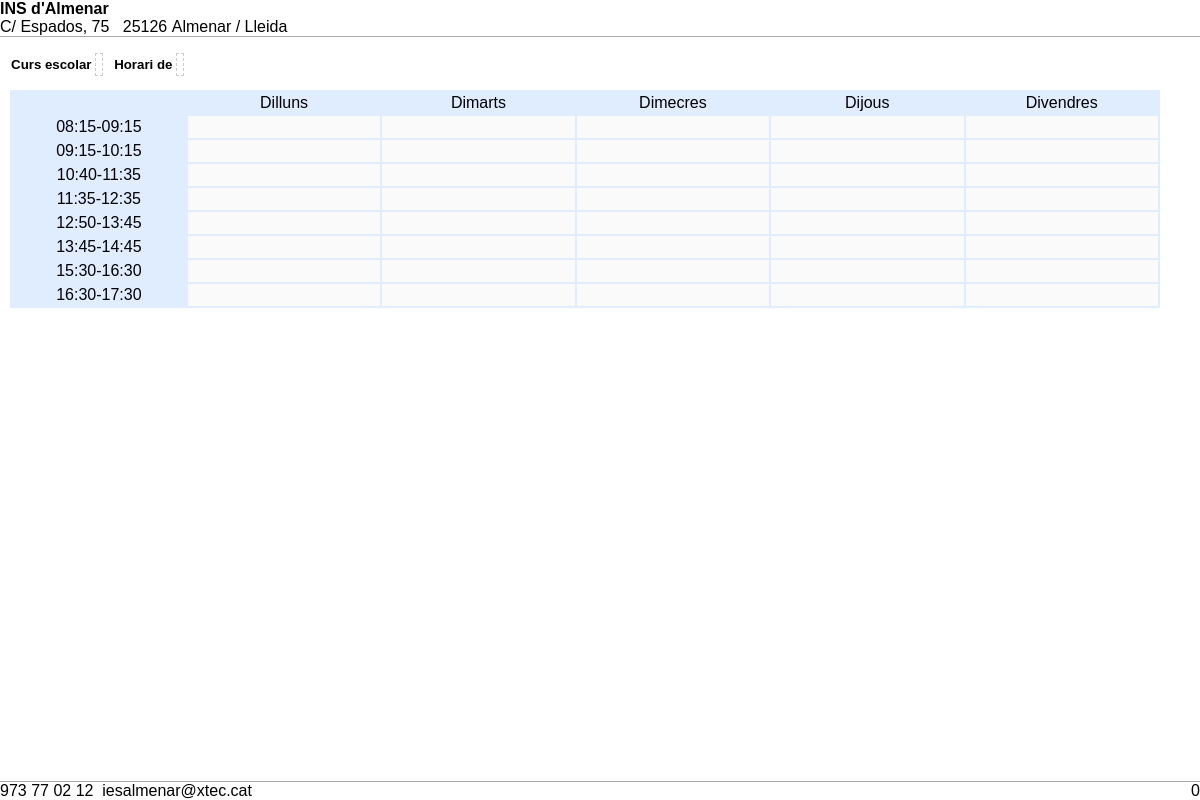
/tutoria/ec/ec_see.php, run on the app's committed database.
### tables this page shows
CREATE TABLE IF NOT EXISTS `dades_centre` (
  `iddades_centre` int(11) NOT NULL,
  `nom` varchar(300) NOT NULL,
  `adreca` varchar(300) NOT NULL,
  `cp` varchar(8) NOT NULL,
  `poblacio` varchar(200) NOT NULL,
  `tlf` varchar(40) NOT NULL,
  `fax` varchar(40) NOT NULL,
  `email` varchar(100) NOT NULL,
  `prof_env_sms` tinyint(4) NOT NULL DEFAULT '1'
);

CREATE TABLE IF NOT EXISTS `dies_setmana` (
  `iddies_setmana` int(11) NOT NULL,
  `dies_setmana` varchar(15) DEFAULT NULL,
  `laborable` varchar(1) NOT NULL DEFAULT 'S',
  PRIMARY KEY (`iddies_setmana`)
);

CREATE TABLE IF NOT EXISTS `franges_horaries` (
  `idfranges_horaries` int(11) NOT NULL AUTO_INCREMENT,
  `idtorn` int(4) NOT NULL,
  `activada` varchar(1) DEFAULT 'S',
  `esbarjo` varchar(1) NOT NULL,
  `hora_inici` time DEFAULT NULL,
  `hora_fi` time DEFAULT NULL,
  PRIMARY KEY (`idfranges_horaries`)
);

### tutoria/func/generic.php (called while the page is built, shortened)
<?php
function getDadesCentre() {
    $sql = "SELECT * FROM dades_centre WHERE iddades_centre = 1";
    $rec = mysql_query($sql);
    $result = "";
    while($row = mysql_fetch_object($rec)) {
			$result = $row;
	}
    return $result;
}
?>

### tutoria/ec/ec_see.php (the view, shortened to what this page needs)
<?php
  include_once('../func/generic.php');
  $idespais_centre = intval($_REQUEST['idespais_centre']);
  $cursliteral     = isset($_REQUEST['cursliteral']) ? $_REQUEST['cursliteral'] : '';
  $rsDies     = mysql_query("select * from dies_setmana where laborable='S'");
  $rsHores    = mysql_query("select * from franges_horaries where esbarjo<>'S' order by hora_inici");
?>
<div id="header">
  <table>
    <tr>
      <td>
	  <b><?= getDadesCentre()->nom ?></b><br />
      <?= getDadesCentre()->adreca ?>&nbsp;&nbsp;
      <?= getDadesCentre()->cp ?>&nbsp;<?= getDadesCentre()->poblacio ?>
      </td>
      <td style="text-align: right;">
      </td>
    </tr>
  </table>
</div>
<div id="footer">
  <table>
    <tr>
      <td>
        <?= getDadesCentre()->tlf ?>&nbsp;&nbsp;<?= getDadesCentre()->email ?>
      </td>
      <td align="right">
  		<div class="page-number"></div>
      </td>
    </tr>
  </table>
</div>
<div style="width:1160px;">
 <h5 style="margin-bottom:0px">
  &nbsp;&nbsp;
  Curs escolar <a style=" color: #000066; border:1px dashed #CCCCCC; padding:3px 3px 3px 3px ">
  <?= $cursliteral ?></a>&nbsp;&nbsp;
  Horari de <a style=" color: #000066; border:1px dashed #CCCCCC; padding:3px 3px 3px 3px ">
  <?= getEspaiCentre($idespais_centre)->descripcio ?></a>&nbsp;&nbsp;
 </h5>
	<div class="left">
	</div>
	<div class="right">
		<table>
			<tr>
				<td class="blank" width="50"></td>
                <?php
				   while($row = mysql_fetch_object($rsDies)){
				      echo "<td class='title'>";
					  echo $row->dies_setmana;
					  echo "</td>";
				   }
				?>
			</tr>
                <?php
				   while($row = mysql_fetch_object($rsHores)){
					  if ($row->esbarjo=='S') {
					    echo "<tr height='20'>";
						echo "<td width='30' class='time' valign='top'>".substr($row->hora_inici,0,5)."-".substr($row->hora_fi,0,5)."</td>";
						echo "<td class='lunch' colspan='5'>ESBARJO</td>";
						echo "</tr>";
					  }
					  else {
						  echo "<tr>";
						  echo "<td valign='top' class='time'>".substr($row->hora_inici,0,5)."-".substr($row->hora_fi,0,5)."</td>";
						  for ($dia=1; $dia<=5; $dia++) {
							 echo "<td valign='top' class='drop'>";
							 echo "</td>";
						  }
						  echo "</tr>";
					  }
				   }
				?>
		</table>
	</div>
</div>

### tutoria/ec/ec_see.php (style rules this page uses)
#header, #footer { position: fixed; left: 0; right: 0; color: #aaa; font-size: 0.9em; }
#header { top: 0; border-bottom: 0.1pt solid #aaa; margin-bottom:15px; }
#footer { bottom: 0; border-top: 0.1pt solid #aaa; }
#header table, #footer table { width: 100%; border-collapse: collapse; border: none; }
#header td, #footer td { padding: 0; width: 50%; }
.page-number { text-align: right; }
.page-number:before { content: " " counter(page); }
.left { width:20px; float:left; }
.right { float:right; width:1150px; }
.right table { background:#E0ECFF; width:100%; }
.right td { background:#fafafa; text-align:center; padding:2px; }
.right td { background:#E0ECFF; }
.right td.drop { background:#fafafa; width:95px; }

### data on the page
dades_centre: nom "INS d'Almenar", adreca "C/ Espados, 75", cp "25126", poblacio "Almenar / Lleida", tlf "973 77 02 12", email "iesalmenar@xtec.cat"
dies_setmana: dies_setmana "Dilluns"
dies_setmana: dies_setmana "Dimarts"
dies_setmana: dies_setmana "Dimecres"
dies_setmana: dies_setmana "Dijous"
dies_setmana: dies_setmana "Divendres"
franges_horaries: hora_inici "08:15", hora_fi "09:15", esbarjo " " (drawn)
franges_horaries: hora_inici "09:15", hora_fi "10:15", esbarjo " " (drawn)
franges_horaries: hora_inici "10:40", hora_fi "11:35", esbarjo " " (drawn)
franges_horaries: hora_inici "11:35", hora_fi "12:35", esbarjo " " (drawn)
franges_horaries: hora_inici "12:50", hora_fi "13:45", esbarjo " " (drawn)
franges_horaries: hora_inici "13:45", hora_fi "14:45", esbarjo " " (drawn)
franges_horaries: hora_inici "15:30", hora_fi "16:30", esbarjo " " (drawn)
franges_horaries: hora_inici "16:30", hora_fi "17:30", esbarjo " " (drawn)
